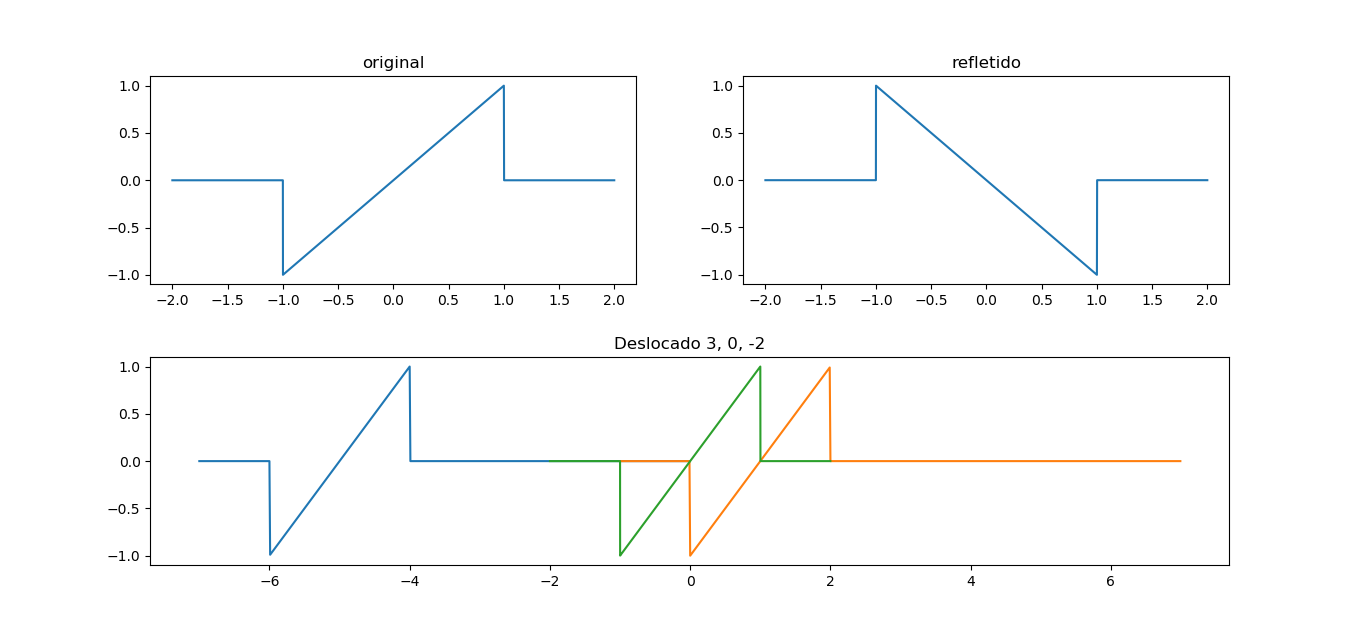

Generate this figure with Python:
import numpy as np
import matplotlib.pyplot as plt

def u_(t):
    if t>=0:
        return 1
    else:
        return 0

u = np.vectorize(u_)

t = np.arange(-2, 2, 0.001)
x1 = t * u(t + 1) - t * u(t - 1)
plt.subplot(221)
plt.title('original')
plt.plot(t, x1)

t = np.arange(-2, 2, 0.001)
x2 = -(t * u(t + 1) - t * u(t - 1))
plt.subplot(222)
plt.title('refletido')
plt.plot(t, x2)

#deslocado 3 para esquerda
t = np.arange(-7, 0, 0.01)
x3 = (t+5)*u(t+6) - (t+5)*u(t+4)
plt.subplot(212)
plt.plot(t, x3)

#deslocado 2 pra direita
t = np.arange(-1, 7, 0.01)
xd2 = (t-1)*u(t) - (t-1)*u(t-2)
plt.plot(t, xd2)

#deslocado 0
t = np.arange(-2, 2, 0.001)
x0 = t * u(t + 1) - t * u(t - 1)
plt.plot(t, x0)

plt.title('Deslocado 3, 0, -2')


plt.show()
